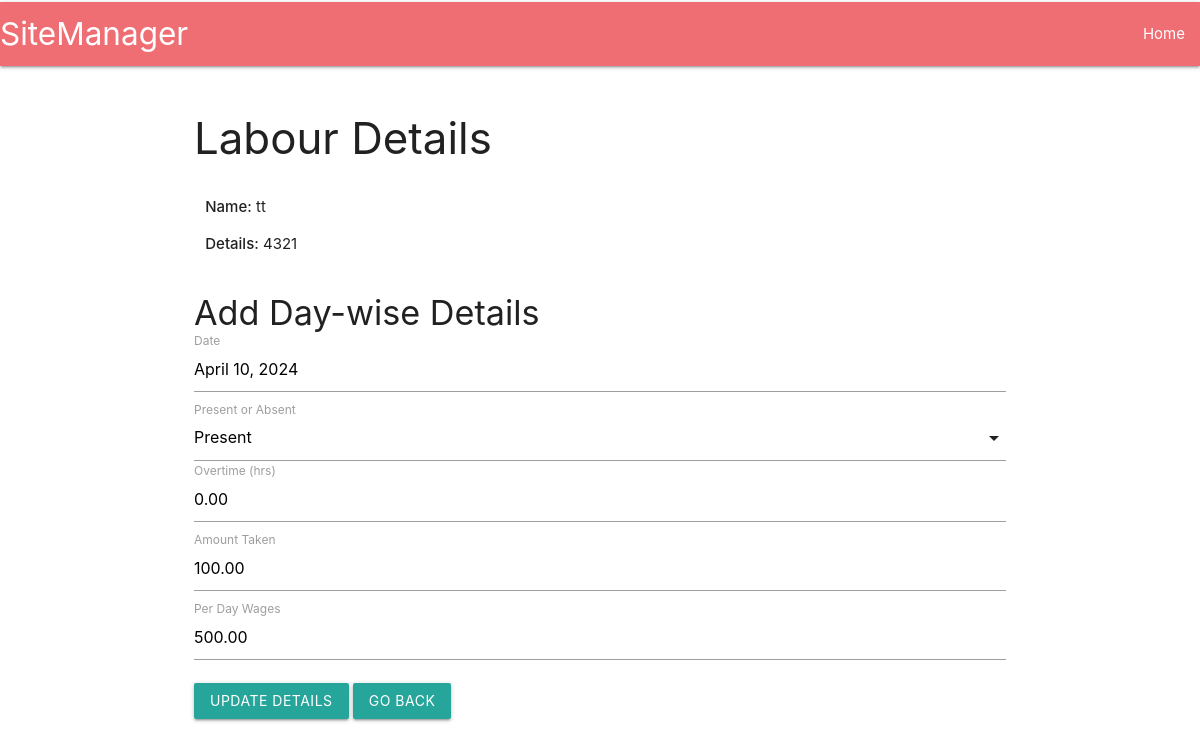
The page /ManageSites/2/EditLabourDetails/1/2 on the database as committed earlier.
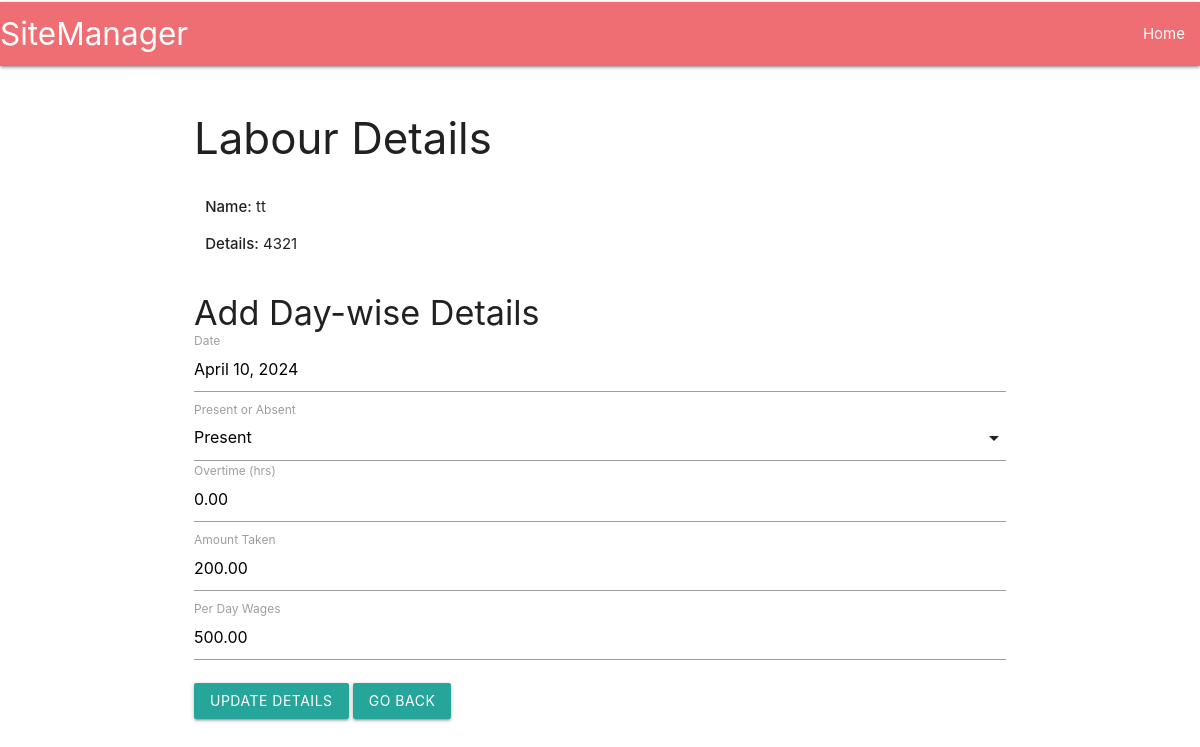
The same page on the database as committed later.
### sites/models.py (models this page shows, shortened)
class Attendance(models.Model):
    MAN_CHOICES = [("Present", "Present"), ("Absent", "Absent")]
    manpower = models.ForeignKey(Manpower, on_delete=models.CASCADE)
    site = models.ForeignKey(Site, on_delete=models.CASCADE, null=True)
    date = models.DateField()
    present_or_absent = models.CharField(max_length=10, choices=MAN_CHOICES)
    overtime = models.DecimalField(max_digits=20, decimal_places=2)
    amount_taken = models.DecimalField(max_digits=100, decimal_places=2)
    per_day_wages = models.DecimalField(max_digits=100, decimal_places=2)
    total_wages = models.DecimalField(max_digits=100, decimal_places=2,default=0)

### sites/views.py (the view, shortened to what this page needs)
# urls.py: path('ManageSites/<int:site_id>/EditLabourDetails/<int:labour_id>/<int:record_id>', views.EditLabourDetails, name='EditLabourDetails'),
def EditLabourDetails(request,site_id,labour_id,record_id):
    siteInfo = get_object_or_404(Site, pk=site_id)
    manPK = get_object_or_404(Manpower, pk=labour_id)
    attendRecord = get_object_or_404(Attendance, pk=record_id)
    totalAmountPer = total_amount_per_laborer.objects.filter(Manpower=manPK)
    return render(request,'sites/EditPages/EditLabourDetails.html',{'manPK':manPK,
    'totalAmountPer':totalAmountPer,
    'attendRecord':attendRecord,
    'siteInfo':siteInfo})

### sites/templates/sites/EditPages/EditLabourDetails.html (shortened to what this page needs)
{% extends 'Navbar.html' %}
{% block content %}
<body>
    <div class="container">
        <h3>Labour Details</h3>
        <div class="row">
            <div class="col s6">
                <p><strong>Name:</strong> {{ manPK.name }} </p>
                <p><strong>Details:</strong> {{ manPK.contact }} </p>
            </div>
        </div>
        <h4>Add Day-wise Details</h4>
        <form method="post">
            <div class="input-field">
                <input id="date" name="date" type="text" class="datepicker" value="{{ attendRecord.date }}" >
                <label for="date">Date</label>
            </div>
            <div class="input-field">
                <label for="present_or_absent">Present or Absent</label>
            </div>
            <div class="input-field">
                <input id="overtime" name="overtime" type="text" class="validate" value="{{ attendRecord.overtime }}" >
                <label for="overtime">Overtime (hrs)</label>
            </div>
            <div class="input-field">
                <input id="amount_taken" name="amount_taken" type="text" class="validate" value="{{ attendRecord.amount_taken }}" >
                <label for="amount_taken">Amount Taken</label>
            </div>
            <div class="input-field">
                <input id="per_day_wages" name="per_day_wages" type="text" class="validate" value="{{ attendRecord.per_day_wages }}" >
                <label for="per_day_wages">Per Day Wages</label>
            </div>
            <button class="btn waves-effect waves-light" type="submit">Update Details</button>
            <a href="{% url 'ManageSites' siteInfo.id %} " class="btn waves-effect waves-light">Go Back</a>
        </form>
</body>
{% endblock %}

Rows that differ between the two databases and show on the page:
changed Attendance: amount_taken "100.00" → "200.00"
